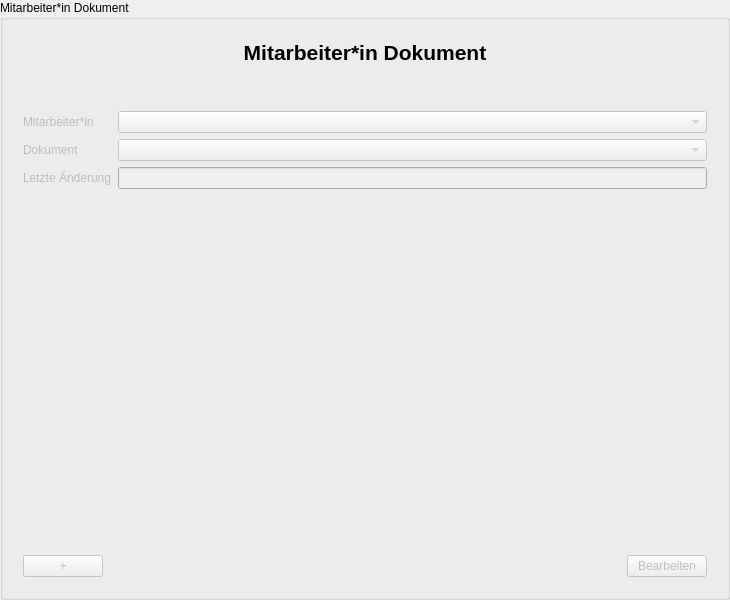
<?xml version="1.0" encoding="UTF-8" ?>
<ui version="4.0">
 <class>EmployeeDocumentInputArea</class>
 <widget class="QGroupBox" name="EmployeeDocumentInputArea">
  <property name="geometry">
   <rect>
    <x>0</x>
    <y>0</y>
    <width>730</width>
    <height>600</height>
   </rect>
  </property>
  <property name="windowTitle">
   <string>Mitarbeiter*in Dokument</string>
  </property>
  <property name="accessibleName">
   <string>EmployeeDocumentInputDialog</string>
  </property>
  <property name="title">
   <string>Mitarbeiter*in Dokument</string>
  </property>
  <layout class="QGridLayout" name="gridLayout_3">
   <item row="0" column="0">
    <widget class="QWidget" name="GroupBox" native="true">
     <layout class="QVBoxLayout" name="verticalLayout_3">
      <item>
       <layout class="QVBoxLayout" name="verticalLayout">
        <item>
         <widget class="QLabel" name="label_Header">
          <property name="font">
           <font>
            <pointsize>16</pointsize>
            <weight>75</weight>
            <bold>true</bold>
           </font>
          </property>
          <property name="text">
           <string>Mitarbeiter*in Dokument</string>
          </property>
          <property name="alignment">
           <set>Qt::AlignCenter</set>
          </property>
         </widget>
        </item>
       </layout>
      </item>
      <item>
       <spacer name="verticalSpacer_2">
        <property name="orientation">
         <enum>Qt::Vertical</enum>
        </property>
        <property name="sizeType">
         <enum>QSizePolicy::Preferred</enum>
        </property>
        <property name="sizeHint" stdset="0">
         <size>
          <width>20</width>
          <height>40</height>
         </size>
        </property>
       </spacer>
      </item>
      <item>
       <layout class="QFormLayout" name="formLayout">
        <item row="0" column="0">
         <widget class="QLabel" name="employeeIdLabel">
          <property name="enabled">
           <bool>false</bool>
          </property>
          <property name="text">
           <string>Mitarbeiter*in</string>
          </property>
          <property name="buddy">
           <cstring>employeeIdcomboBox</cstring>
          </property>
         </widget>
        </item>
        <item row="1" column="0">
         <widget class="QLabel" name="documentIdLabel">
          <property name="enabled">
           <bool>false</bool>
          </property>
          <property name="text">
           <string>Dokument</string>
          </property>
          <property name="buddy">
           <cstring>documentIdcomboBox</cstring>
          </property>
         </widget>
        </item>
        <item row="1" column="1">
         <widget class="QComboBox" name="documentIdcomboBox">
          <property name="enabled">
           <bool>false</bool>
          </property>
         </widget>
        </item>
        <item row="2" column="0">
         <widget class="QLabel" name="lastUpdateLabel">
          <property name="enabled">
           <bool>false</bool>
          </property>
          <property name="text">
           <string>Letzte Änderung</string>
          </property>
          <property name="buddy">
           <cstring>lastUpdatelineEdit</cstring>
          </property>
         </widget>
        </item>
        <item row="0" column="1">
         <widget class="QComboBox" name="employeeIdcomboBox">
          <property name="enabled">
           <bool>false</bool>
          </property>
         </widget>
        </item>
        <item row="2" column="1">
         <widget class="QLineEdit" name="lastUpdatelineEdit">
          <property name="enabled">
           <bool>false</bool>
          </property>
         </widget>
        </item>
       </layout>
      </item>
      <item>
       <spacer name="verticalSpacer">
        <property name="orientation">
         <enum>Qt::Vertical</enum>
        </property>
        <property name="sizeHint" stdset="0">
         <size>
          <width>20</width>
          <height>40</height>
         </size>
        </property>
       </spacer>
      </item>
      <item>
       <layout class="QHBoxLayout" name="horizontalLayout">
        <item>
         <widget class="QPushButton" name="addPushButton">
          <property name="enabled">
           <bool>false</bool>
          </property>
          <property name="text">
           <string>+</string>
          </property>
         </widget>
        </item>
        <item>
         <spacer name="horizontalSpacer">
          <property name="orientation">
           <enum>Qt::Horizontal</enum>
          </property>
          <property name="sizeHint" stdset="0">
           <size>
            <width>40</width>
            <height>20</height>
           </size>
          </property>
         </spacer>
        </item>
        <item>
         <widget class="QPushButton" name="editFinishPushButton">
          <property name="enabled">
           <bool>false</bool>
          </property>
          <property name="text">
           <string>Bearbeiten</string>
          </property>
         </widget>
        </item>
       </layout>
      </item>
     </layout>
    </widget>
   </item>
  </layout>
 </widget>
 <tabstops>
  <tabstop>employeeIdcomboBox</tabstop>
  <tabstop>documentIdcomboBox</tabstop>
  <tabstop>lastUpdatelineEdit</tabstop>
  <tabstop>addPushButton</tabstop>
  <tabstop>editFinishPushButton</tabstop>
 </tabstops>
 <resources />
 <connections />
</ui>
